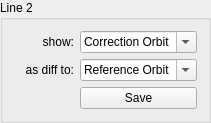
         <widget class="QGroupBox" name="GB_Line2">
          <property name="title">
           <string>Line 2</string>
          </property>
          <layout class="QGridLayout" name="gridLayout_15">
           <item row="0" column="2">
            <widget class="QComboBox" name="CB_Line2Orb">
             <property name="sizePolicy">
              <sizepolicy hsizetype="Preferred" vsizetype="Preferred">
               <horstretch>0</horstretch>
               <verstretch>0</verstretch>
              </sizepolicy>
             </property>
             <property name="minimumSize">
              <size>
               <width>0</width>
               <height>0</height>
              </size>
             </property>
             <property name="editable">
              <bool>true</bool>
             </property>
             <property name="currentIndex">
              <number>0</number>
             </property>
             <item>
              <property name="text">
               <string>Correction Orbit</string>
              </property>
             </item>
             <item>
              <property name="text">
               <string>Online Orbit</string>
              </property>
             </item>
             <item>
              <property name="text">
               <string>Register 1</string>
              </property>
             </item>
             <item>
              <property name="text">
               <string>Register 2</string>
              </property>
             </item>
             <item>
              <property name="text">
               <string>Register 3</string>
              </property>
             </item>
             <item>
              <property name="text">
               <string>Register 4</string>
              </property>
             </item>
             <item>
              <property name="text">
               <string>Register 5</string>
              </property>
             </item>
             <item>
              <property name="text">
               <string>Register 6</string>
              </property>
             </item>
             <item>
              <property name="text">
               <string>Register 7</string>
              </property>
             </item>
             <item>
              <property name="text">
               <string>Register 8</string>
              </property>
             </item>
             <item>
              <property name="text">
               <string>Register 9</string>
              </property>
             </item>
             <item>
              <property name="text">
               <string>Golden Orbit</string>
              </property>
             </item>
             <item>
              <property name="text">
               <string>Reference Orbit</string>
              </property>
             </item>
             <item>
              <property name="text">
               <string>Zero</string>
              </property>
             </item>
            </widget>
           </item>
           <item row="0" column="1">
            <widget class="QLabel" name="LB_Line2Orb">
             <property name="sizePolicy">
              <sizepolicy hsizetype="Fixed" vsizetype="Preferred">
               <horstretch>0</horstretch>
               <verstretch>0</verstretch>
              </sizepolicy>
             </property>
             <property name="minimumSize">
              <size>
               <width>60</width>
               <height>0</height>
              </size>
             </property>
             <property name="text">
              <string>show:</string>
             </property>
             <property name="alignment">
              <set>Qt::AlignRight|Qt::AlignTrailing|Qt::AlignVCenter</set>
             </property>
            </widget>
           </item>
           <item row="1" column="1">
            <widget class="QLabel" name="LB_Line2Ref">
             <property name="sizePolicy">
              <sizepolicy hsizetype="Fixed" vsizetype="Preferred">
               <horstretch>0</horstretch>
               <verstretch>0</verstretch>
              </sizepolicy>
             </property>
             <property name="minimumSize">
              <size>
               <width>60</width>
               <height>0</height>
              </size>
             </property>
             <property name="text">
              <string>as diff to:</string>
             </property>
             <property name="alignment">
              <set>Qt::AlignRight|Qt::AlignTrailing|Qt::AlignVCenter</set>
             </property>
            </widget>
           </item>
           <item row="1" column="2">
            <widget class="QComboBox" name="CB_Line2Ref">
             <property name="sizePolicy">
              <sizepolicy hsizetype="Preferred" vsizetype="Preferred">
               <horstretch>0</horstretch>
               <verstretch>0</verstretch>
              </sizepolicy>
             </property>
             <property name="minimumSize">
              <size>
               <width>0</width>
               <height>0</height>
              </size>
             </property>
             <property name="editable">
              <bool>true</bool>
             </property>
             <property name="currentIndex">
              <number>0</number>
             </property>
             <item>
              <property name="text">
               <string>Reference Orbit</string>
              </property>
             </item>
             <item>
              <property name="text">
               <string>Golden Orbit</string>
              </property>
             </item>
             <item>
              <property name="text">
               <string>Register 1</string>
              </property>
             </item>
             <item>
              <property name="text">
               <string>Register 2</string>
              </property>
             </item>
             <item>
              <property name="text">
               <string>Register 3</string>
              </property>
             </item>
             <item>
              <property name="text">
               <string>Register 4</string>
              </property>
             </item>
             <item>
              <property name="text">
               <string>Register 5</string>
              </property>
             </item>
             <item>
              <property name="text">
               <string>Register 6</string>
              </property>
             </item>
             <item>
              <property name="text">
               <string>Register 7</string>
              </property>
             </item>
             <item>
              <property name="text">
               <string>Register 8</string>
              </property>
             </item>
             <item>
              <property name="text">
               <string>Register 9</string>
              </property>
             </item>
             <item>
              <property name="text">
               <string>Zero</string>
              </property>
             </item>
            </widget>
           </item>
           <item row="2" column="2">
            <widget class="QPushButton" name="PB_Line2Save">
             <property name="text">
              <string>Save</string>
             </property>
            </widget>
           </item>
          </layout>
         </widget>
